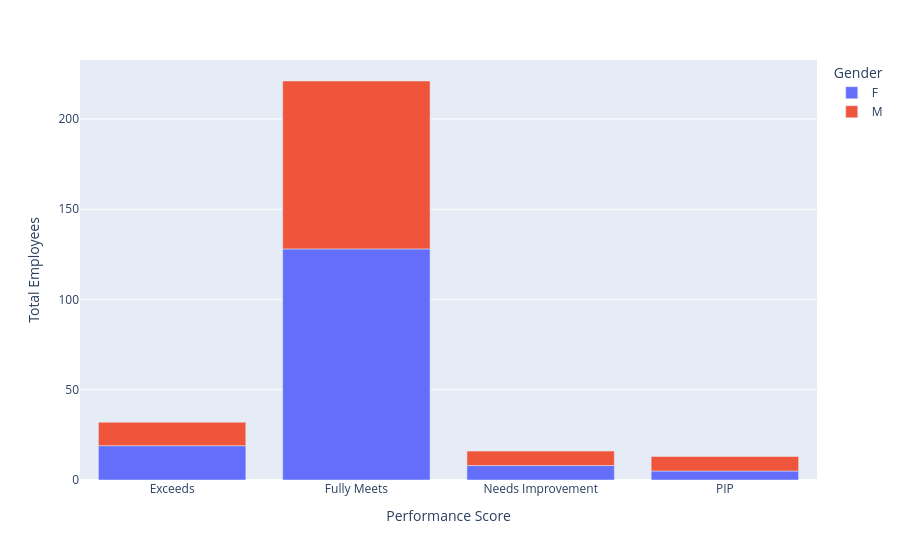

The notebook cell saved with this chart:
### Markdown cell above
## Stacked Chart

### Code cell
px.bar(
    emp_gender_perf,
    x='Performance Score',
    y='Total Employees',
    color='Gender',
    # barmode='group' # used to create column chart
)

### Figure 1 — Plotly figure (JSON) as saved in the notebook; plotly's stock layout.template omitted (floating-point values rounded to 4 significant figures)
{"data": [{"hovertemplate": "Gender=F<br>Performance Score=%{x}<br>Total Employees=%{y}<extra></extra>", "legendgroup": "F", "marker": {"color": "#636efa", "pattern": {"shape": ""}}, "name": "F", "orientation": "v", "showlegend": true, "textposition": "auto", "type": "bar", "x": ["Exceeds", "Fully Meets", "Needs Improvement", "PIP"], "xaxis": "x", "y": [19, 128, 8, 5], "yaxis": "y"}, {"hovertemplate": "Gender=M<br>Performance Score=%{x}<br>Total Employees=%{y}<extra></extra>", "legendgroup": "M", "marker": {"color": "#EF553B", "pattern": {"shape": ""}}, "name": "M", "orientation": "v", "showlegend": true, "textposition": "auto", "type": "bar", "x": ["Exceeds", "Fully Meets", "Needs Improvement", "PIP"], "xaxis": "x", "y": [13, 93, 8, 8], "yaxis": "y"}], "layout": {"barmode": "relative", "legend": {"title": {"text": "Gender"}, "tracegroupgap": 0}, "margin": {"t": 60}, "xaxis": {"anchor": "y", "domain": [0, 1], "title": {"text": "Performance Score"}}, "yaxis": {"anchor": "x", "domain": [0, 1], "title": {"text": "Total Employees"}}}}
